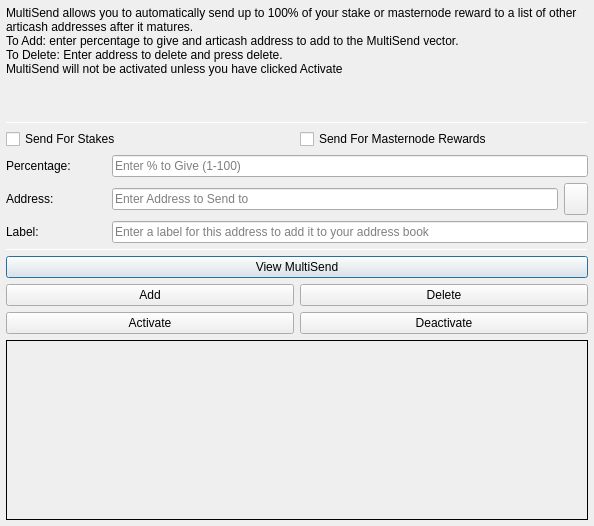
<?xml version="1.0" encoding="UTF-8"?>
<ui version="4.0">
 <class>MultiSendDialog</class>
 <widget class="QDialog" name="MultiSendDialog">
  <property name="windowModality">
   <enum>Qt::NonModal</enum>
  </property>
  <property name="geometry">
   <rect>
    <x>0</x>
    <y>0</y>
    <width>594</width>
    <height>526</height>
   </rect>
  </property>
  <property name="windowTitle">
   <string>MultiSend</string>
  </property>
  <layout class="QVBoxLayout" name="verticalLayout" stretch="0">
   <property name="margin">
    <number>6</number>
   </property>
   <item>
    <layout class="QVBoxLayout" name="verticalLayout_Main" stretch="1,1,1,0,1,1,1">
     <item>
      <widget class="QLabel" name="label_2">
       <property name="lineWidth">
        <number>1</number>
       </property>
       <property name="text">
        <string>MultiSend allows you to automatically send up to 100% of your stake or masternode reward to a list of other articash addresses after it matures.
To Add: enter percentage to give and articash address to add to the MultiSend vector.
To Delete: Enter address to delete and press delete.
MultiSend will not be activated unless you have clicked Activate</string>
       </property>
       <property name="alignment">
        <set>Qt::AlignLeading|Qt::AlignLeft|Qt::AlignTop</set>
       </property>
       <property name="wordWrap">
        <bool>true</bool>
       </property>
      </widget>
     </item>
     <item>
      <widget class="Line" name="line">
       <property name="minimumSize">
        <size>
         <width>0</width>
         <height>1</height>
        </size>
       </property>
       <property name="maximumSize">
        <size>
         <width>16777215</width>
         <height>1</height>
        </size>
       </property>
       <property name="orientation">
        <enum>Qt::Horizontal</enum>
       </property>
      </widget>
     </item>
     <item>
      <layout class="QVBoxLayout" name="verticalLayout_Settings">
       <item>
        <layout class="QHBoxLayout" name="horizontalLayout">
         <item>
          <widget class="QCheckBox" name="multiSendStakeCheckBox">
           <property name="text">
            <string>Send For Stakes</string>
           </property>
          </widget>
         </item>
         <item>
          <widget class="QCheckBox" name="multiSendMasternodeCheckBox">
           <property name="text">
            <string>Send For Masternode Rewards</string>
           </property>
          </widget>
         </item>
        </layout>
       </item>
       <item>
        <layout class="QHBoxLayout" name="horizontalLayout_6">
         <item>
          <widget class="QLabel" name="label">
           <property name="minimumSize">
            <size>
             <width>100</width>
             <height>0</height>
            </size>
           </property>
           <property name="toolTip">
            <string>Percentage of stake to send</string>
           </property>
           <property name="text">
            <string>Percentage:</string>
           </property>
          </widget>
         </item>
         <item>
          <widget class="QLineEdit" name="multiSendPercentEdit">
           <property name="toolTip">
            <string>Enter whole numbers 1 - 100</string>
           </property>
           <property name="placeholderText">
            <string>Enter % to Give (1-100)</string>
           </property>
          </widget>
         </item>
        </layout>
       </item>
       <item>
        <layout class="QHBoxLayout" name="horizontalLayout_7">
         <item>
          <widget class="QLabel" name="label_5">
           <property name="minimumSize">
            <size>
             <width>100</width>
             <height>0</height>
            </size>
           </property>
           <property name="toolTip">
            <string>Address to send portion of stake to</string>
           </property>
           <property name="text">
            <string>Address:</string>
           </property>
          </widget>
         </item>
         <item>
          <widget class="QLineEdit" name="multiSendAddressEdit">
           <property name="toolTip">
            <string/>
           </property>
           <property name="placeholderText">
            <string>Enter Address to Send to</string>
           </property>
          </widget>
         </item>
         <item>
          <widget class="QToolButton" name="addressBookButton">
           <property name="maximumSize">
            <size>
             <width>16777215</width>
             <height>32</height>
            </size>
           </property>
           <property name="toolTip">
            <string>Choose an address from the address book</string>
           </property>
           <property name="text">
            <string/>
           </property>
           <property name="icon">
            <iconset resource="../articash.qrc">
             <normaloff>:/icons/address-book</normaloff>:/icons/address-book</iconset>
           </property>
           <property name="shortcut">
            <string>Alt+A</string>
           </property>
          </widget>
         </item>
        </layout>
       </item>
      </layout>
     </item>
     <item>
      <layout class="QHBoxLayout" name="horizontalLayout_3">
       <item>
        <widget class="QLabel" name="label_3">
         <property name="minimumSize">
          <size>
           <width>100</width>
           <height>0</height>
          </size>
         </property>
         <property name="text">
          <string>Label:</string>
         </property>
        </widget>
       </item>
       <item>
        <widget class="QLineEdit" name="labelAddressLabelEdit">
         <property name="placeholderText">
          <string>Enter a label for this address to add it to your address book</string>
         </property>
        </widget>
       </item>
      </layout>
     </item>
     <item>
      <widget class="Line" name="line_2">
       <property name="minimumSize">
        <size>
         <width>0</width>
         <height>1</height>
        </size>
       </property>
       <property name="maximumSize">
        <size>
         <width>16777215</width>
         <height>1</height>
        </size>
       </property>
       <property name="orientation">
        <enum>Qt::Horizontal</enum>
       </property>
      </widget>
     </item>
     <item>
      <layout class="QVBoxLayout" name="verticalLayout_Buttons">
       <item>
        <layout class="QHBoxLayout" name="horizontalLayout_4">
         <item>
          <widget class="QPushButton" name="viewButton">
           <property name="toolTip">
            <string/>
           </property>
           <property name="statusTip">
            <string>View MultiSend Vector</string>
           </property>
           <property name="text">
            <string>View MultiSend</string>
           </property>
          </widget>
         </item>
        </layout>
       </item>
       <item>
        <layout class="QHBoxLayout" name="horizontalLayout_2">
         <item>
          <widget class="QPushButton" name="addButton">
           <property name="toolTip">
            <string/>
           </property>
           <property name="statusTip">
            <string>Add to MultiSend Vector</string>
           </property>
           <property name="text">
            <string>Add</string>
           </property>
          </widget>
         </item>
         <item>
          <widget class="QPushButton" name="deleteButton">
           <property name="toolTip">
            <string/>
           </property>
           <property name="statusTip">
            <string>Delete Address From MultiSend Vector</string>
           </property>
           <property name="text">
            <string>Delete</string>
           </property>
          </widget>
         </item>
        </layout>
       </item>
       <item>
        <layout class="QHBoxLayout" name="horizontalLayout_5">
         <item>
          <widget class="QPushButton" name="activateButton">
           <property name="statusTip">
            <string>Activate MultiSend</string>
           </property>
           <property name="text">
            <string>Activate</string>
           </property>
          </widget>
         </item>
         <item>
          <widget class="QPushButton" name="disableButton">
           <property name="statusTip">
            <string>Deactivate MultiSend</string>
           </property>
           <property name="text">
            <string>Deactivate</string>
           </property>
          </widget>
         </item>
        </layout>
       </item>
      </layout>
     </item>
     <item>
      <widget class="QLabel" name="message">
       <property name="minimumSize">
        <size>
         <width>0</width>
         <height>180</height>
        </size>
       </property>
       <property name="frameShape">
        <enum>QFrame::Panel</enum>
       </property>
       <property name="frameShadow">
        <enum>QFrame::Plain</enum>
       </property>
       <property name="lineWidth">
        <number>1</number>
       </property>
       <property name="midLineWidth">
        <number>1</number>
       </property>
       <property name="text">
        <string/>
       </property>
       <property name="alignment">
        <set>Qt::AlignLeading|Qt::AlignLeft|Qt::AlignTop</set>
       </property>
       <property name="wordWrap">
        <bool>true</bool>
       </property>
      </widget>
     </item>
    </layout>
   </item>
  </layout>
 </widget>
 <resources>
  <include location="../articash.qrc"/>
 </resources>
 <connections/>
</ui>
